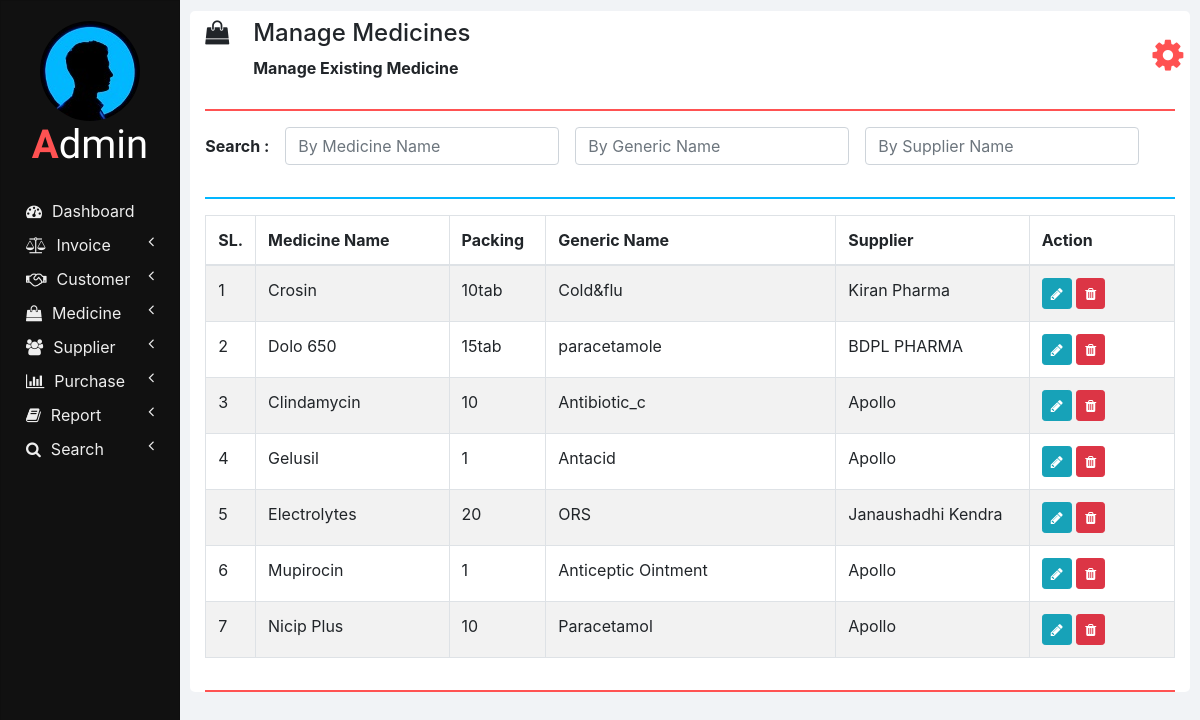
Screenshot of /manage_medicine.php with the database file from the repository.
### tables this page shows
CREATE TABLE `medicines` (
  `ID` int(11) NOT NULL,
  `NAME` varchar(100) NOT NULL,
  `PACKING` varchar(20) NOT NULL,
  `GENERIC_NAME` varchar(100) NOT NULL,
  `SUPPLIER_NAME` varchar(100) NOT NULL
);

### php/manage_medicine.php (the view, shortened to what this page needs)
<?php
  function showMedicines($id) {
    require "db_connection.php";
    if($con) {
      $seq_no = 0;
      $query = "SELECT * FROM medicines";
      $result = mysqli_query($con, $query);
      while($row = mysqli_fetch_array($result)) {
        $seq_no++;
        if($row['ID'] == $id)
          showEditOptionsRow($seq_no, $row);
        else
          showMedicineRow($seq_no, $row);
      }
    }
  }
  function showMedicineRow($seq_no, $row) {
    ?>
    <tr>
      <td><?php echo $seq_no; ?></td>
      <td><?php echo $row['NAME']; ?></td>
      <td><?php echo $row['PACKING']; ?></td>
      <td><?php echo $row['GENERIC_NAME']; ?></td>
      <td><?php echo $row['SUPPLIER_NAME']; ?></td>
      <td>
        <button href="" class="btn btn-info btn-sm" onclick="editMedicine(<?php echo $row['ID']; ?>);">
          <i class="fa fa-pencil"></i>
        </button>
        <button class="btn btn-danger btn-sm" onclick="deleteMedicine(<?php echo $row['ID']; ?>);">
          <i class="fa fa-trash"></i>
        </button>
      </td>
    </tr>
    <?php
  }
  ?>

### css/sidenav.css (style rules this page uses)
body { background-color: #f1f3f6; }
.sidenav { width: 15%; height: 100vh; background-color: #222222; position: fixed; z-index: 1; flex: 1 0 auto; }
.card { width: 100%; height: 100%; top: 0; border-radius: 0; background-color: #111111; }
.logo .logo-caption { font-family: 'Poiret One', cursive; color: #ffffff; text-align: center; margin-bottom: 25px; }
.logo .profile { margin-left: 50%; border-radius: 50%; transform: translate(-50%); }
.logo .tweak { color: #ff5252; font-weight: bold; }
.main-menu-item { padding: 5px 5px; cursor: pointer; }
.main-menu-item > a { color: #eeeeee; text-decoration: none; font-size: 16px; }
.main-menu-item > a > span { margin-left: 10px; }

### css/home.css (style rules this page uses)
html, body { height: 100vh; }

### rows the page displays
medicines: seq_no "1", NAME "Crosin", PACKING "10tab", GENERIC_NAME "Cold&flu", SUPPLIER_NAME "Kiran Pharma"
medicines: seq_no "2", NAME "Dolo 650", PACKING "15tab", GENERIC_NAME "paracetamole", SUPPLIER_NAME "BDPL PHARMA"
medicines: seq_no "3", NAME "Clindamycin", PACKING "10", GENERIC_NAME "Antibiotic_c", SUPPLIER_NAME "Apollo"
medicines: seq_no "4", NAME "Gelusil", PACKING "1", GENERIC_NAME "Antacid", SUPPLIER_NAME "Apollo"
medicines: seq_no "5", NAME "Electrolytes", PACKING "20", GENERIC_NAME "ORS", SUPPLIER_NAME "Janaushadhi Kendra"
medicines: seq_no "6", NAME "Mupirocin", PACKING "1", GENERIC_NAME "Anticeptic Ointment", SUPPLIER_NAME "Apollo"
medicines: seq_no "7", NAME "Nicip Plus", PACKING "10", GENERIC_NAME "Paracetamol", SUPPLIER_NAME "Apollo"

### other values shown
$heading "Manage Medicines"
$sub_heading "Manage Existing Medicine"
